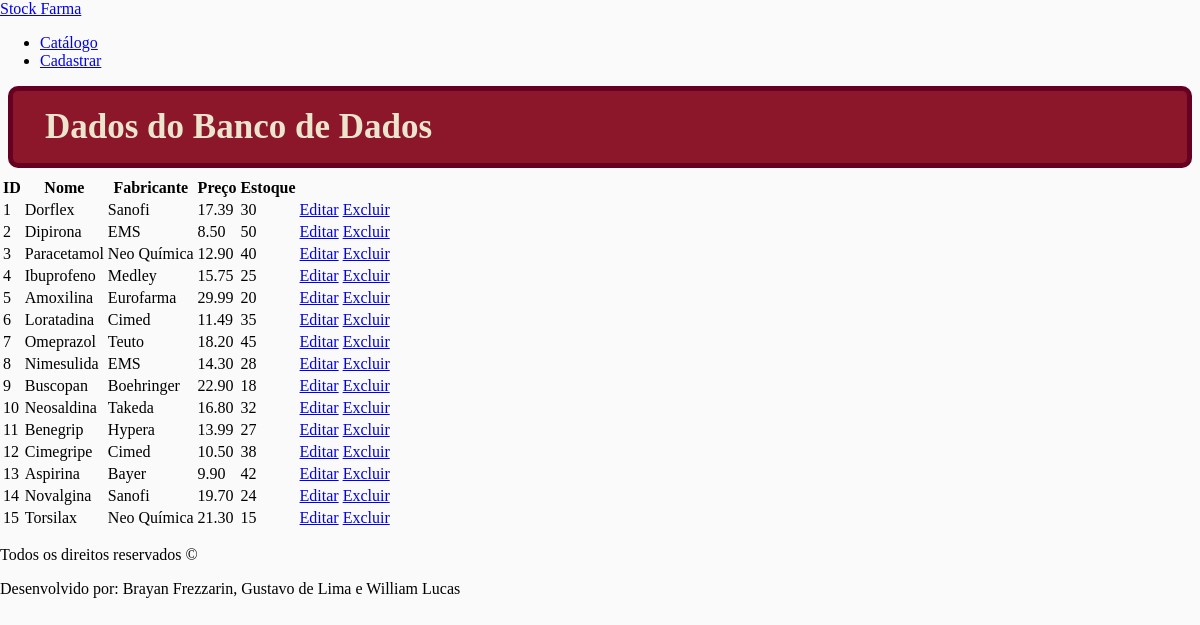
The page / on the database its author committed.
### tables this page shows
CREATE TABLE `produtos` (
  `id` int(11) NOT NULL,
  `nome` varchar(255) NOT NULL,
  `fabricante` varchar(255) NOT NULL,
  `preco` decimal(10,2) NOT NULL,
  `estoque` int(11) NOT NULL
);

### index.php (the view, shortened to what this page needs)
<!DOCTYPE html>
<html lang="pt">
<head>
    <link rel="stylesheet" href="css/style.css">
</head>
<body>
    <?php
        include 'includes/header.php';
    ?>
    <h2>Dados do Banco de Dados</h2>
</body>
</html>
<?php
require 'config/conexao.php';
$sql = "Select * FROM produtos";
$stmt = $conexao->prepare($sql);
$stmt->execute();
$tabela =  $stmt->fetchAll(PDO::FETCH_ASSOC);
if ($tabela){
    echo '<table class="index__tabela">';
    echo "<tr>";
    echo "<th>ID</th>";
    echo "<th>Nome</th>";
    echo "<th>Fabricante</th>";
    echo "<th>Preço</th>";
    echo "<th>Estoque</th>";
    echo "</tr>";
    foreach ($tabela as $item){
        echo "<tr>";
        echo "<td>" . $item['id'] . "</td>";
        echo "<td>" . $item['nome'] . "</td>" ;
        echo "<td>" . $item['fabricante'] . "</td>" ;
        echo "<td>" . $item['preco'] . "</td>" ;
        echo "<td>" . $item['estoque'] . "</td>";
        echo '<td  class = "tabela__botoes"> <a class = "tabela__editar" href="editar.php">Editar</a> <a class = "tabela__excluir" href="excluir.php">Excluir</a> </td>';
        echo "</tr>";
    }
}
    echo "</table>";
include 'includes/footer.php';
?>

### includes/header.php
<div class="header">
    <a href="#" class="header__logo">Stock Farma</a>
    <nav class="header__nav">
        <ul class="nav__lista">
            <li class="nav__item">
                <a href="index.php" class="nav__link">Catálogo</a>
            </li>
            <li class="nav__item">
                <a href="cadastro.php" class="nav__link">Cadastrar</a>
            </li>
        </ul>
    </nav>
</div>

### includes/footer.php
<footer>
    <p class="footer__direitos">Todos os direitos reservados &copy;</p>
    <p class="footer__descricao">Desenvolvido por: Brayan Frezzarin, Gustavo de Lima e William Lucas</p>
</footer>

### css/style.css (style rules this page uses)
body { background-color: #fafafa; margin: 0; font-family: Poppins; height: 100%; }
h2 { font-size: 35px; border: 5px solid #660022; border-radius: 10px; background-color: #8c162a; color: #ebe5ce; padding: 1rem 2rem; margin: 0.5rem; }

### rows shown on the page
produtos: id "1", nome "Dorflex", fabricante "Sanofi", preco "17.39", estoque "30"
produtos: id "2", nome "Dipirona", fabricante "EMS", preco "8.50", estoque "50"
produtos: id "3", nome "Paracetamol", fabricante "Neo Química", preco "12.90", estoque "40"
produtos: id "4", nome "Ibuprofeno", fabricante "Medley", preco "15.75", estoque "25"
produtos: id "5", nome "Amoxilina", fabricante "Eurofarma", preco "29.99", estoque "20"
produtos: id "6", nome "Loratadina", fabricante "Cimed", preco "11.49", estoque "35"
produtos: id "7", nome "Omeprazol", fabricante "Teuto", preco "18.20", estoque "45"
produtos: id "8", nome "Nimesulida", fabricante "EMS", preco "14.30", estoque "28"
produtos: id "9", nome "Buscopan", fabricante "Boehringer", preco "22.90", estoque "18"
produtos: id "10", nome "Neosaldina", fabricante "Takeda", preco "16.80", estoque "32"
produtos: id "11", nome "Benegrip", fabricante "Hypera", preco "13.99", estoque "27"
produtos: id "12", nome "Cimegripe", fabricante "Cimed", preco "10.50", estoque "38"
produtos: id "13", nome "Aspirina", fabricante "Bayer", preco "9.90", estoque "42"
produtos: id "14", nome "Novalgina", fabricante "Sanofi", preco "19.70", estoque "24"
produtos: id "15", nome "Torsilax", fabricante "Neo Química", preco "21.30", estoque "15"
